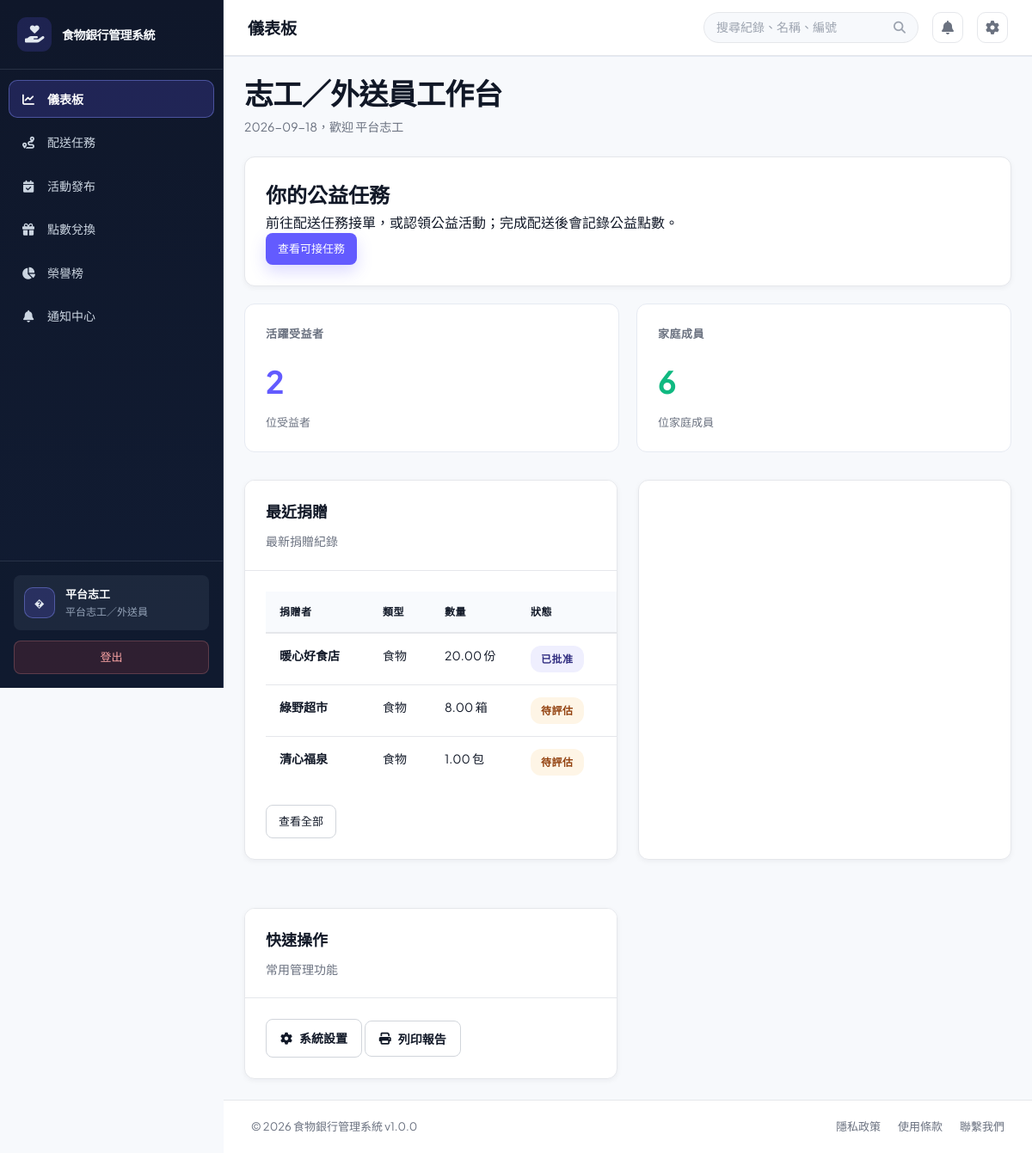
The page /?page=dashboard (signed in) on the database as committed earlier.
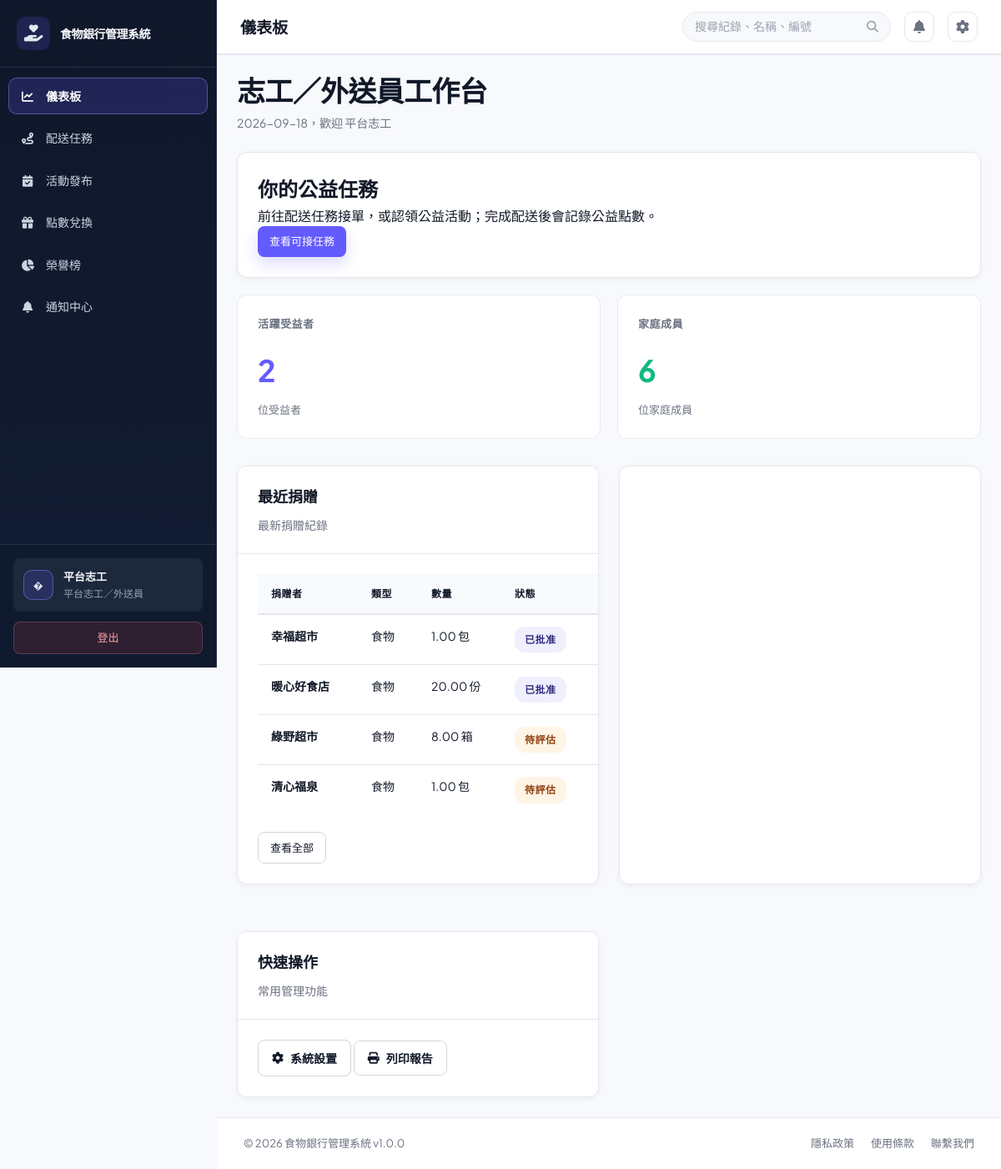
The same page on the database as committed later.
### tables this page shows
CREATE TABLE `users` (
  `user_id` int(11) NOT NULL,
  `username` varchar(50) NOT NULL,
  `password` varchar(255) NOT NULL,
  `email` varchar(100) NOT NULL,
  `full_name` varchar(100) NOT NULL,
  `phone` varchar(20) DEFAULT NULL,
  `role` enum('admin','foodbank_staff','volunteer','donor') NOT NULL DEFAULT 'foodbank_staff',
  `department` varchar(50) DEFAULT NULL,
  `status` enum('active','inactive','suspended') DEFAULT 'active',
  `created_at` timestamp NULL DEFAULT current_timestamp(),
  `updated_at` timestamp NULL DEFAULT current_timestamp() ON UPDATE current_timestamp(),
  `created_by` int(11) DEFAULT NULL,
  `phone_verified` tinyint(1) NOT NULL DEFAULT 0,
  `is_enterprise_verified` tinyint(1) DEFAULT 0,
  `enterprise_name` varchar(150) DEFAULT NULL,
  `enterprise_verified_at` datetime DEFAULT NULL
);

CREATE TABLE `donations` (
  `donation_id` int(11) NOT NULL,
  `donor_id` int(11) DEFAULT NULL,
  `donor_name` varchar(100) NOT NULL,
  `donation_type` enum('food','supplies','money','other') NOT NULL,
  `quantity` decimal(10,2) DEFAULT NULL,
  `unit` varchar(20) DEFAULT NULL,
  `donation_date` datetime NOT NULL,
  `received_by` int(11) DEFAULT NULL,
  `status` enum('received','pending','assessed','approved','rejected','archived') DEFAULT 'pending',
  `evaluation_status` enum('pending','approved_volunteer','approved_self_delivery','published','rejected') DEFAULT 'pending',
  `delivery_method` enum('volunteer_assist','self_delivery') DEFAULT 'volunteer_assist',
  `approval_notes` text DEFAULT NULL,
  `approved_at` datetime DEFAULT NULL,
  `approved_by` int(11) DEFAULT NULL,
  `rejection_reason` text DEFAULT NULL,
  `rejected_at` datetime DEFAULT NULL,
  `published_at` datetime DEFAULT NULL,
  `current_status` enum('waiting_pickup','volunteer_received','in_transit','at_foodbank','inspection_complete') DEFAULT 'waiting_pickup',
  `status_updated_at` datetime DEFAULT NULL,
  `split_count` int(11) DEFAULT 1,
  `notes` text DEFAULT NULL,
  `created_at` timestamp NULL DEFAULT current_timestamp(),
  `updated_at` timestamp NULL DEFAULT current_timestamp() ON UPDATE current_timestamp(),
  `item_name` varchar(100) DEFAULT NULL,
  `weight_kg` decimal(10,2) DEFAULT NULL,
  `size_description` varchar(100) DEFAULT NULL,
  `expiry_date` date DEFAULT NULL,
  `pickup_deadline` datetime DEFAULT NULL,
  `delivery_option` enum('donor_delivery','volunteer_delivery','food_bank_pickup') DEFAULT 'volunteer_delivery',
  `vehicle_type` enum('car','motorcycle','none') DEFAULT 'none',
  `photo_path` varchar(255) DEFAULT NULL,
  `evaluation_notes` text DEFAULT NULL,
  `seal_code` varchar(30) DEFAULT NULL,
  `need_inspection` tinyint(1) DEFAULT 1,
  `inspection_notes` text DEFAULT NULL
);

### config/database.php (called while the page is built, shortened)
<?php
class Database
{
    private $connection = null;
    public function getConnection()
    {
        return $this->connection;
    }
    private function connect()
    {
        $this->connection = @new mysqli(DB_HOST, DB_USER, DB_PASS, DB_NAME, DB_PORT);
    }
}
$db = new Database();

### src/models/BaseModel.php (called while the page is built, shortened)
<?php
require_once __DIR__ . '/../../config/database.php';
abstract class BaseModel {
    protected $db;
    public function __construct() {
        global $db;
        $this->db = $db->getConnection();
    }
    public function query($sql) {
        $result = $this->db->query($sql);
        $rows = [];
        if ($result) {
            while ($row = $result->fetch_assoc()) {
                $rows[] = $row;
            }
        }
        return $rows;
    }
}
?>

### src/models/BeneficiaryModel.php (called while the page is built, shortened)
<?php
require_once 'BaseModel.php';
class BeneficiaryModel extends BaseModel {
    protected $table = 'beneficiaries';
    public function countActiveBeneficiaries() {
        $sql = "SELECT COUNT(*) as total FROM {$this->table} WHERE status = 'active'";
        $result = $this->db->query($sql);
        $row = $result->fetch_assoc();
        return $row['total'] ?? 0;
    }
    public function getTotalFamilyMembers() {
        $sql = "SELECT SUM(family_size) as total FROM {$this->table} WHERE status = 'active'";
        $result = $this->db->query($sql);
        $row = $result->fetch_assoc();
        return $row['total'] ?? 0;
    }
}
?>

### src/models/DonationModel.php (called while the page is built, shortened)
<?php
require_once 'BaseModel.php';
class DonationModel extends BaseModel {
    protected $table = 'donations';
    public function getAllDonations($status = null, $donorId = null) {
        $sql = "SELECT * FROM {$this->table}";
        $conditions = [];
        $sql .= " ORDER BY donation_date DESC";
        return $this->query($sql);
    }
}

### src/views/dashboard.php (the view, shortened to what the changed rows need)
<?php
require_once BASE_PATH . '/src/models/BeneficiaryModel.php';
require_once BASE_PATH . '/src/models/DonationModel.php';
$beneficiaryModel = new BeneficiaryModel();
$donationModel = new DonationModel();
$recentDonations = array_slice($donationModel->getAllDonations(null), 0, 5);
$dashboardRole = $currentUser['role'] ?? 'foodbank_staff';
$dashboardRoleLabels = [
    'admin' => '系統管理總覽',
    'foodbank_staff' => '食物銀行官方工作台',
    'volunteer' => '志工／外送員工作台',
    'donor' => '店家捐贈工作台',
];
?>
<div class="view-header">
    <div>
        <h1 class="view-title"><?php echo htmlspecialchars($dashboardRoleLabels[$dashboardRole] ?? '工作台'); ?></h1>
        <p class="view-subtitle"><?php echo date('Y-m-d'); ?>，歡迎 <?php echo htmlspecialchars($currentUser['full_name'] ?? '使用者'); ?></p>
    </div>
</div>
<div class="card role-intro mb-20">
    <div class="card-body">
        <?php if ($dashboardRole === 'volunteer'): ?>
            <h2>你的公益任務</h2><p>前往配送任務接單，或認領公益活動；完成配送後會記錄公益點數。</p>
            <a href="?page=deliveries" class="btn btn-primary btn-sm">查看可接任務</a>
        <?php elseif ($dashboardRole === 'foodbank_staff'): ?>
            <h2>官方人員工作台</h2><p>處理捐贈評估、受益者服務與配送任務，確保物資完成媒合。</p>
            <a href="?page=donations" class="btn btn-primary btn-sm">處理待評估捐贈</a>
        <?php elseif ($dashboardRole === 'donor'): ?>
            <h2>店家捐贈工作台</h2><p>上架剩食物資、填寫保存期限與配送需求，等待食物銀行評估。</p>
            <a href="?page=donations" class="btn btn-primary btn-sm">上架剩食物資</a>
        <?php elseif ($dashboardRole === 'manager'): ?>
            <h2>營運管理</h2><p>掌握物資媒合、配送任務與公益活動的整體進度。</p>
            <a href="?page=deliveries" class="btn btn-primary btn-sm">查看配送進度</a>
        <?php else: ?>
            <h2>系統管理</h2><p>管理平台模組、帳號權限、稽核紀錄與整體公益服務成效。</p>
            <a href="?page=settings" class="btn btn-primary btn-sm">前往系統設置</a>
        <?php endif; ?>
    </div>
</div>
<div class="stats-grid">
    <div class="stat-card">
        <h3>活躍受益者</h3>
        <div class="stat-number"><?php echo number_format($beneficiaryModel->countActiveBeneficiaries()); ?></div>
        <p class="stat-label">位受益者</p>
    </div>
    <div class="stat-card">
        <h3>家庭成員</h3>
        <div class="stat-number"><?php echo number_format($beneficiaryModel->getTotalFamilyMembers()); ?></div>
        <p class="stat-label">位家庭成員</p>
    </div>
</div>
<div class="grid-2 mt-32">
    <div class="card">
        <div class="card-header">
            <h2>最近捐贈</h2>
            <p>最新捐贈紀錄</p>
        </div>
        <div class="card-body recent-donations-body">
            <?php if (!empty($recentDonations)): ?>
                <table class="data-table recent-donations-table">
                    <thead>
                        <tr>
                            <th>捐贈者</th>
                            <th>類型</th>
                            <th>數量</th>
                            <th>狀態</th>
                        </tr>
                    </thead>
                    <tbody>
                        <?php foreach ($recentDonations as $donation): ?>
                            <?php $statusClass = 'status-' . strtolower(str_replace(' ', '_', (string) $donation['status'])); ?>
                            <?php
                            $donationTypeLabels = [
                                'food' => '食物',
                                'supplies' => '用品',
                                'other' => '其他',
                            ];
                            $donationStatusLabels = [
                                'pending' => '待評估',
                                'approved' => '已批准',
                                'received' => '已收貨',
                                'rejected' => '已拒絕',
                            ];
                            ?>
                            <tr>
                                <td><strong><?php echo htmlspecialchars($donation['donor_name']); ?></strong></td>
                                <td><?php echo htmlspecialchars($donationTypeLabels[$donation['donation_type']] ?? $donation['donation_type']); ?></td>
                                <td><?php echo htmlspecialchars($donation['quantity']); ?> <?php echo htmlspecialchars($donation['unit']); ?></td>
                                <td><span class="status <?php echo $statusClass; ?>"><?php echo htmlspecialchars($donationStatusLabels[$donation['status']] ?? $donation['status']); ?></span></td>
                            </tr>
                        <?php endforeach; ?>
                    </tbody>
                </table>
                <div class="mt-20">
                    <a href="?page=donations" class="btn btn-secondary btn-sm">查看全部</a>
                </div>
            <?php endif; ?>
        </div>
    </div>
    <div class="card">
</div>
<div class="card mt-32">
    <div class="card-header">
        <h2>快速操作</h2>
        <p>常用管理功能</p>
    </div>
    <div class="card-body">
        <div class="grid-4">
            <a href="?page=settings" class="btn btn-secondary"><i class="fas fa-gear"></i> 系統設置</a>
            <button class="btn btn-secondary" onclick="printTable()"><i class="fas fa-print"></i> 列印報告</button>
        </div>
    </div>
</div>

### public/index.php (shortened to what the changed rows need)
<?php
require_once BASE_PATH . '/config/database.php';
$connection = $db->getConnection();
$demoPasswordHashes = [
    'manager' => '866485796cfa8d7c0cf7111640205b83076433547577511d81f8030ae99ecea5',
    'staff' => '10176e7b7b24d317acfcf8d2064cfd2f24e154f7b5a96603077d5ef813d6a6b6',
];
foreach ($demoPasswordHashes as $demoUsername => $demoPasswordHash) {
    $demoUsernameEscaped = $connection->real_escape_string($demoUsername);
    $connection->query(
        "UPDATE users SET password = '{$demoPasswordHash}' WHERE username = '{$demoUsernameEscaped}' AND CHAR_LENGTH(password) <> 60 AND CHAR_LENGTH(password) <> 64"
    );
}
$connection->query(
    "UPDATE users SET full_name = CASE username
        WHEN 'official' THEN '食物銀行官方人員'
        WHEN 'manager' THEN '食物銀行官方人員'
        WHEN 'staff' THEN '食物銀行官方人員'
        WHEN 'volunteer' THEN '平台志工／外送員'
        WHEN 'donor' THEN '捐贈剩食店家'
        ELSE full_name
    END
    WHERE username IN ('official', 'manager', 'staff', 'volunteer', 'donor')
      AND (full_name LIKE '%?%' OR full_name = '')"
);
if (!empty($_SESSION['user']['username'])) {
    $sessionUsername = $connection->real_escape_string($_SESSION['user']['username']);
    $sessionUserResult = $connection->query("SELECT user_id, username, full_name, role, status, email, phone, phone_verified FROM users WHERE username = '{$sessionUsername}' LIMIT 1");
}
$currentUser = $_SESSION['user'];
$role = $currentUser['role'];
$roleLabels = [
    'admin' => '系統管理者',
    'foodbank_staff' => '食物銀行官方人員',
    'volunteer' => '平台志工／外送員',
    'donor' => '捐贈剩食店家',
];
$rolePages = [
    'admin' => ['dashboard', 'donations', 'donations_evaluation', 'deliveries', 'activities', 'item_categories', 'beneficiaries', 'settings', 'users', 'carbon_report', 'reports', 'notifications', 'certificate', 'activity_certificate'],
    'foodbank_staff' => ['dashboard', 'donations_evaluation', 'deliveries', 'activities', 'item_categories', 'carbon_report', 'notifications', 'certificate', 'activity_certificate'],
    'volunteer' => ['dashboard', 'deliveries', 'activities', 'rewards', 'reports', 'notifications', 'certificate', 'activity_certificate'],
    'donor' => ['dashboard', 'donations', 'rewards', 'notifications', 'certificate'],
];
$page = isset($_GET['page']) ? trim($_GET['page']) : 'dashboard';
$page = basename($page);
$menu_items = [
    'dashboard' => ['label' => '儀表板', 'icon' => 'fa-solid fa-chart-line'],
    'donations' => ['label' => '捐贈管理', 'icon' => 'fa-solid fa-gift'],
    'donations_evaluation' => ['label' => '評估派車', 'icon' => 'fa-solid fa-clipboard-check'],
    'deliveries' => ['label' => '配送任務', 'icon' => 'fa-solid fa-route'],
    'activities' => ['label' => '活動發布', 'icon' => 'fa-solid fa-calendar-check'],
    'item_categories' => ['label' => '物資分類', 'icon' => 'fa-solid fa-layer-group'],
    'beneficiaries' => ['label' => '受益者', 'icon' => 'fa-solid fa-users'],
    'rewards' => ['label' => '點數兌換', 'icon' => 'fa-solid fa-gift'],
    'carbon_report' => ['label' => '永續報表', 'icon' => 'fa-solid fa-leaf'],
    'reports' => ['label' => '數據分析', 'icon' => 'fa-solid fa-chart-pie'],
    'notifications' => ['label' => '通知中心', 'icon' => 'fa-solid fa-bell'],
    'settings' => ['label' => '設置', 'icon' => 'fa-solid fa-gear'],
    'users' => ['label' => '帳號審核', 'icon' => 'fa-solid fa-user-check'],
];
$allowedPages = $rolePages[$role] ?? ['dashboard'];
?>
<!DOCTYPE html>
<html lang="zh-TW">
<head>
    <link href="https://cdnjs.cloudflare.com/ajax/libs/font-awesome/6.4.0/css/all.min.css" rel="stylesheet">
    <link rel="stylesheet" href="assets/css/style.css?v=<?php echo filemtime(__DIR__ . '/assets/css/style.css'); ?>">
</head>
<body>
    <div class="app-wrapper">
        <aside class="sidebar">
            <nav class="sidebar-nav">
                <?php foreach ($menu_items as $key => $item):
                    if (!in_array($key, $allowedPages, true)) {
                        continue;
                    }
                    $is_active = ($page === $key) ? 'active' : '';
                    $icon = $item['icon'];
                    $label = ($key === 'reports' && $role === 'volunteer') ? '榮譽榜' : $item['label'];
                    ?>
                    <a href="?page=<?php echo $key; ?>" class="nav-item <?php echo $is_active; ?>" title="<?php echo $label; ?>">
                        <span class="nav-icon"><i class="<?php echo $icon; ?>"></i></span>
                        <span class="nav-label"><?php echo $label; ?></span>
                    </a>
                <?php endforeach; ?>
            </nav>
            <div class="sidebar-footer">
                <div class="user-profile">
                    <div class="avatar"><?php echo htmlspecialchars(strtoupper(substr($currentUser['full_name'], 0, 2))); ?></div>
                    <div class="user-info">
                        <div class="user-name"><?php echo htmlspecialchars($currentUser['full_name']); ?></div>
                        <div class="user-role"><?php echo htmlspecialchars($roleLabels[$role] ?? $role); ?></div>
                    </div>
                </div>
            </div>
        </aside>
        <div class="main-container">
            <main class="page-content">
                <div class="content-shell">
                    <?php
                    $view_file = BASE_PATH . '/src/views/' . $page . '.php';
                    if (file_exists($view_file)) {
                        include $view_file;
                    }
                    ?>
                </div>
            </main>
        </div>
    </div>
</body>
</html>

Rows that differ between the two databases and show on the page:
added donations: donor_name "幸福超市", donation_type "食物", quantity "1.00", unit "包", status "已批准"
